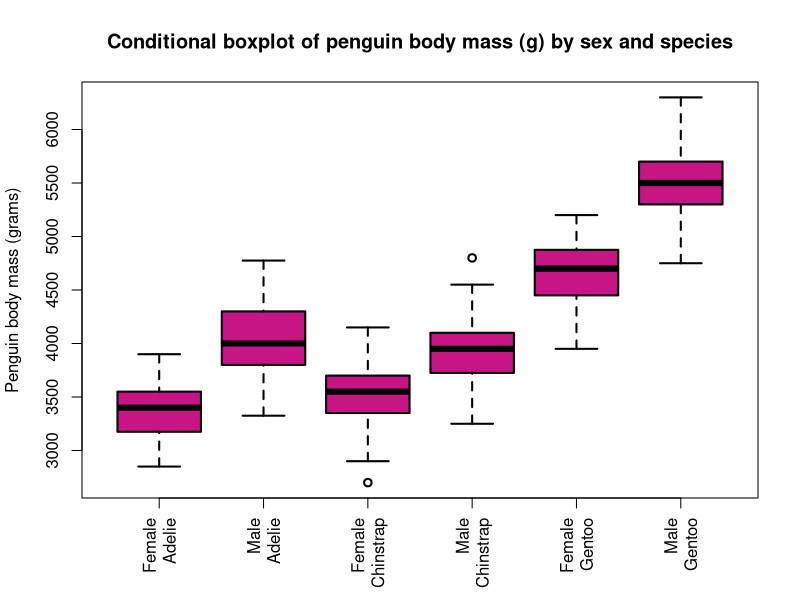

R code for this plot:
## ---- chunk 1
knitr::opts_chunk$set(echo = TRUE)
require(palmerpenguins)
## ---- chunk 2
    boxplot(formula = body_mass_g ~ sex:species,
        data = penguins, lwd = 2, col = "mediumvioletred", font = 3,
        main = "Conditional boxplot of penguin body mass (g) by sex and species", las = 3, 
        ylab= "Penguin body mass (grams)", xlab = " ",
        names = c("Female\nAdelie", "Male\nAdelie", "Female\nChinstrap", "Male\nChinstrap", "Female\nGentoo", "Male\nGentoo"))
